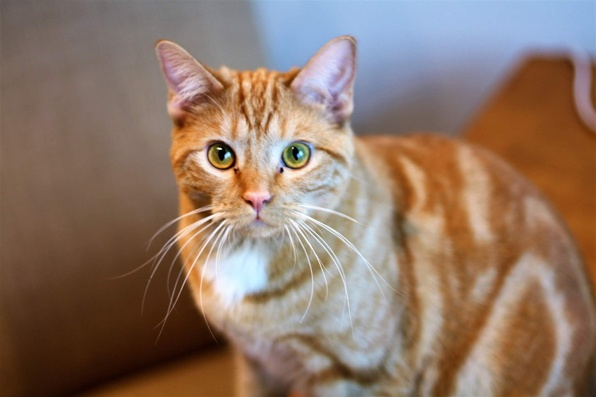
#> input picture Dictionary Learning/Images/cat.JPG, 596 x 397 px, shrunk from 2048 x 1365 before the run
$ jupyter execute --allow-errors 'LINE Picture Test.ipynb'   (shell and % lines are left out)
#> lines starting #> are read from the running program, lines starting #| are printed output that depends on the picture
[cell 1]
from IPython.core.display import display, HTML
display(HTML("<style>.container { width:100% !important; }</style>"))

[cell 2]
import numpy as np
from numpy.linalg import norm
import matplotlib.pyplot as plt
from skimage.io import imread
from skimage.measure import block_reduce
from sklearn.preprocessing import normalize
from numpy.random import randn, rand, permutation

import helperFunctions as hf

[cell 3]
# # %% Load data
downScale = 3
cat = imread('Images/cat.JPG', as_gray=True)
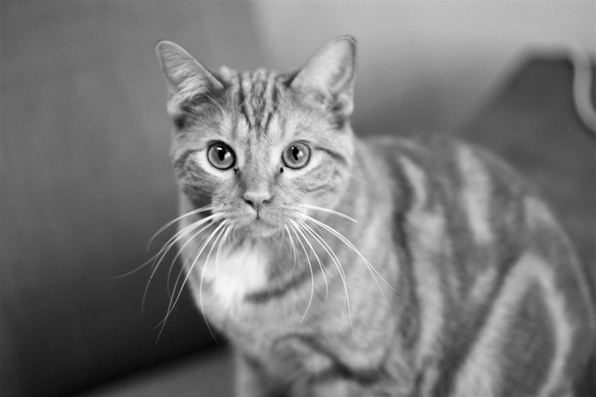
#> cat: shape (397, 596) float64; min 0, max 0.999, mean 0.48
cat = block_reduce(cat, block_size=(downScale, downScale))
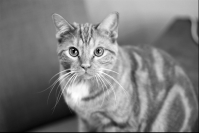
#> cat: shape (133, 199) float64; min 0.068, max 8.69, mean 4.29; drawn with min black and max white

flo = imread('Images/flower.JPG', as_gray=True)
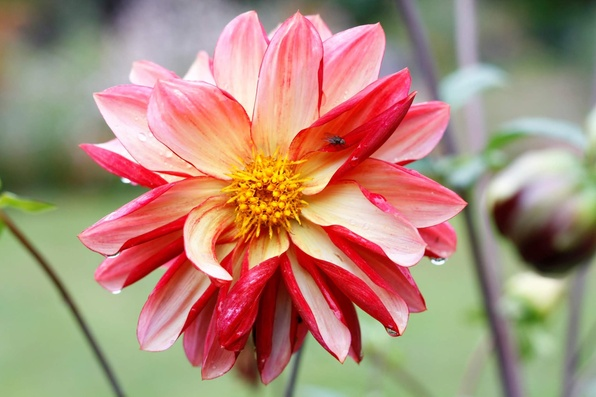
#> input picture Dictionary Learning/Images/flower.JPG, 596 x 397 px, shrunk from 2048 x 1365 before the run
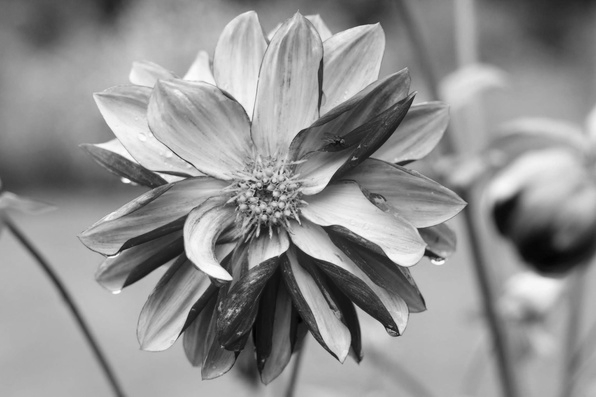
#> flo: shape (397, 596) float64; min 0.00917, max 0.999, mean 0.568
flo = block_reduce(flo, block_size=(downScale, downScale))
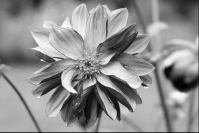
#> flo: shape (133, 199) float64; min 0.177, max 8.9, mean 5.08; drawn with min black and max white

downScale = 5
duck = imread('Images/duck.JPG', as_gray=True)
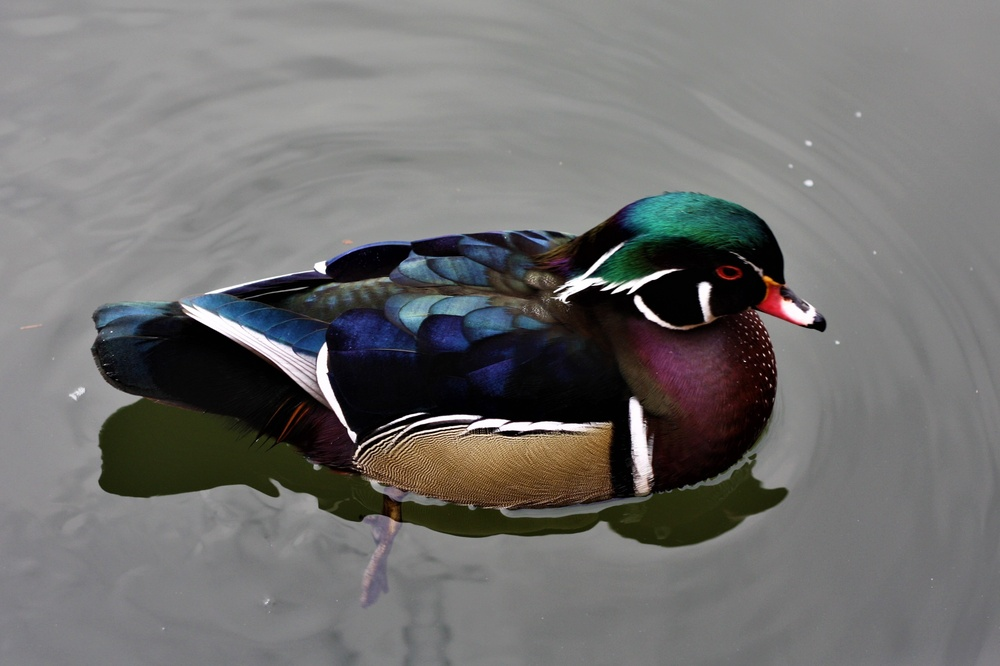
#> input picture Dictionary Learning/Images/duck.JPG, 1000 x 666 px, shrunk from 3435 x 2286 before the run
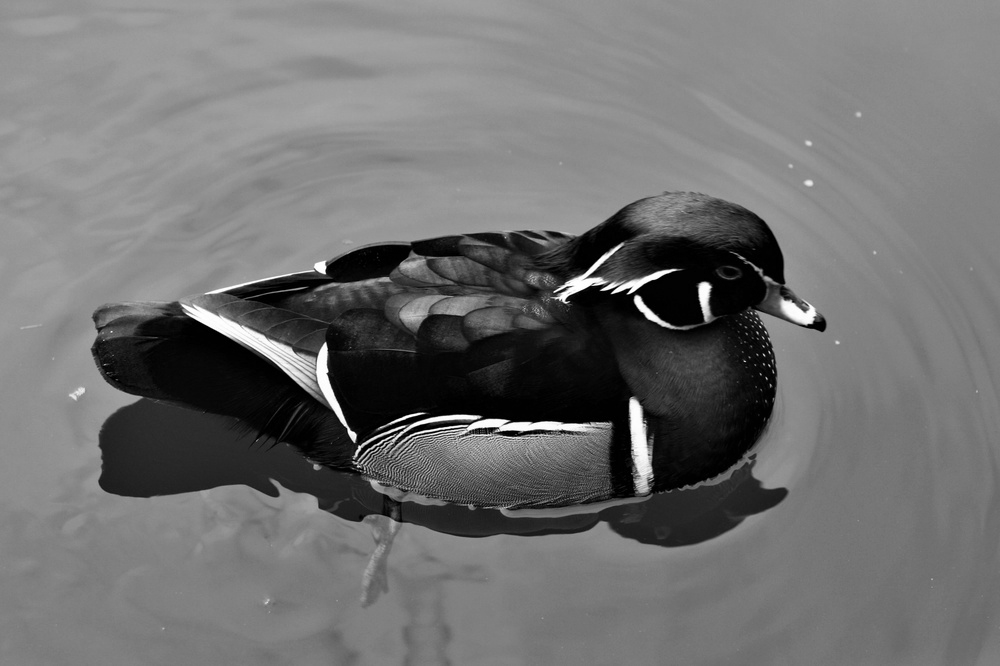
#> duck: shape (666, 1000) float64; min 0, max 1, mean 0.441
duck = block_reduce(duck, block_size=(downScale, downScale))
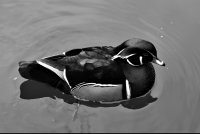
#> duck: shape (134, 200) float64; min 0.0728, max 24.86, mean 11; drawn with min black and max white
